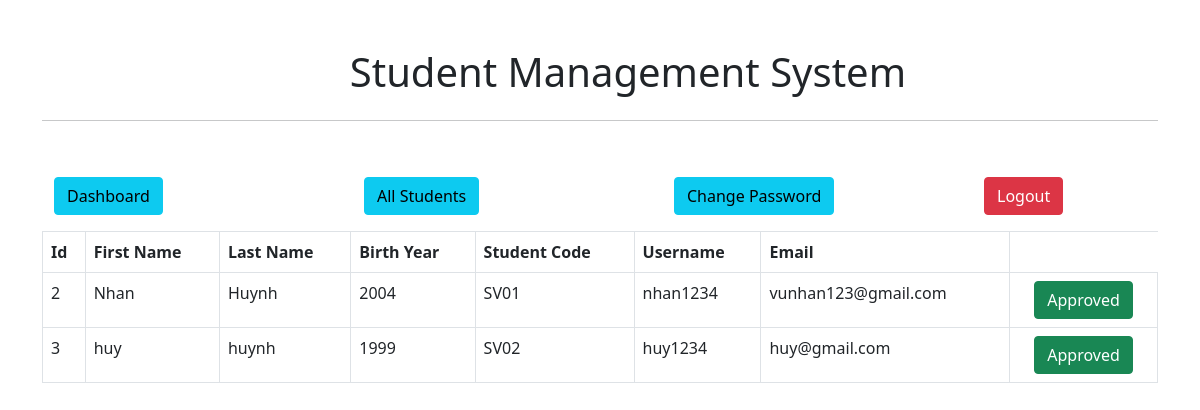
Page /admin/get-all-user on the earlier database version.
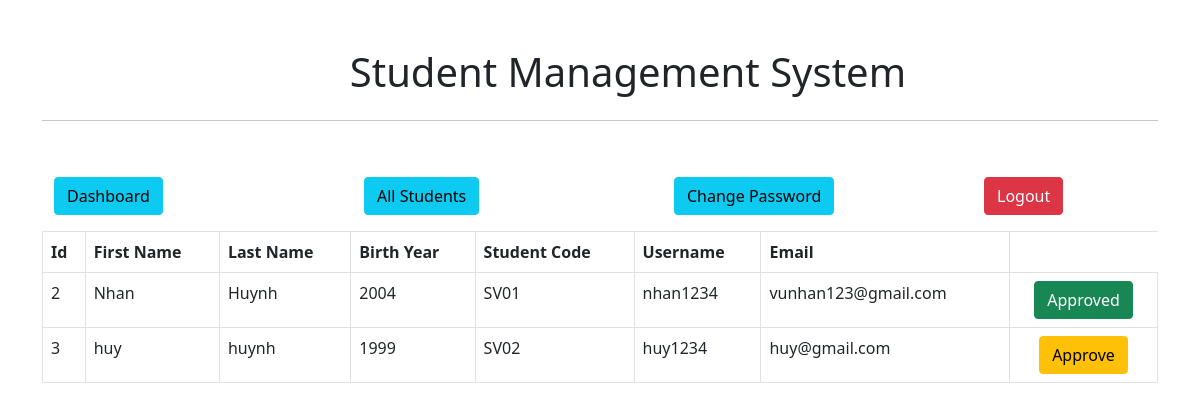
Same page on the later database version.
### main.py (models this page shows, shortened)
class User(db.Model):
    id = db.Column(db.Integer, primary_key=True)
    fname = db.Column(db.String(255), nullable=False)
    lname = db.Column(db.String(255), nullable=False)
    email = db.Column(db.String(255), nullable=False)
    student_code = db.Column(db.String(50), nullable=True)
    birth_year = db.Column(db.Integer, nullable=True)
    username = db.Column(db.String(255), nullable=False)
    password = db.Column(db.String(255), nullable=False)
    role = db.Column(db.String(50), default='user', nullable=False)  # Thêm cột role
    status = db.Column(db.Integer, default=0, nullable=False)
    id_class = db.Column(db.Integer, db.ForeignKey('class.id_class'), nullable=True)

### main.py (the view)
@app.route('/admin/get-all-user', methods=['GET', 'POST'])
def adminGetAllUser():
    users = User.query.filter_by(role='user').all()
    return render_template('admin/all-user.html', title="Approve User", users = users)

### templates/admin/all-user.html (shortened to what this page needs)
{% extends "admin/layout.html" %}
{% block content %}
<div class="container">
    {% include "admin/navbar.html" %}
    <div class="my-2">
        <div class="table-responsive">
            <table class="table table-bordered">
                <thead>
                    <tr>
                        <th>Id</th>
                        <th>First Name</th>
                        <th>Last Name</th>
                        <th>Birth Year</th>
                        <th>Student Code</th>
                        <th>Username</th>
                        <th>Email</th>
                    </tr>
                </thead>
                <tbody>
                    {% for user in users %}
                    <tr>
                        <td>{{user.id}}</td>
                        <td>{{user.fname}}</td>
                        <td>{{user.lname}}</td>
                        <td>{{user.birth_year}}</td>
                        <td>{{user.student_code}}</td>
                        <td>{{user.username}}</td>
                        <td>{{user.email}}</td>
                        <td class="text-center">
                            {% if user.status ==1%}
                            <a href="/admin/unapprove-user/{{user.id}}">
                                <button class="btn btn-success">Approved</button>
                            </a>
                            {% else %}
                            <a href="/admin/approve-user/{{user.id}}">
                                <button class="btn btn-warning">Approve</button>
                            </a>
                            {% endif %}
                        </td>
                    </tr>
                    {% endfor %}
                </tbody>
            </table>
        </div>
    </div>
</div>
{% endblock content %}

### templates/admin/layout.html (shortened to what this page needs)
<!DOCTYPE html>
<html lang="en">
<head>
    <link href="https://cdn.jsdelivr.net/npm/bootstrap@5.0.2/dist/css/bootstrap.min.css" rel="stylesheet"
>
</head>
<body>
    <div class="container my-5">
        <div class="d-flex justify-content-center align-items-center">
            <h1>Student Management System</h1>
        </div>
        <hr>
    </div>
    {% block content %} {% endblock content %}
</body>
</html>

### templates/admin/navbar.html
<div class="container">
    <div class="row justify-content-between">
        <div class="col-xl-2 col-lg-3 col-md-4 col-sm-6 my-2">
            <a href="/admin/dashboard" class="btn btn-info w-full">Dashboard</a>
        </div>
        <div class="col-xl-2 col-lg-3 col-md-4 col-sm-6 my-2">
            <a href="/admin/get-all-user" class="btn btn-info w-full">All Students</a>
        </div>
        <div class="col-xl-2 col-lg-3 col-md-4 col-sm-6 my-2">
            <a href="/admin/change-admin-password" class="btn btn-info w-full">Change Password</a>
        </div>
        <div class="col-xl-2 col-lg-3 col-md-4 col-sm-6 my-2">
            <a href="/admin/logout" class="btn btn-danger w-full">Logout</a>
        </div>
    </div>
</div>

Differences in the rows shown:
changed User "huy": status "Approved" → "Approve"
